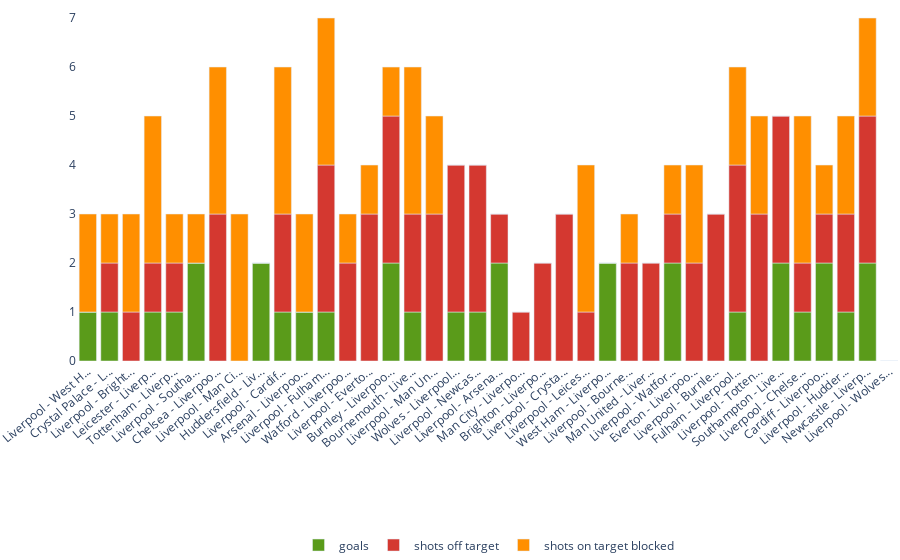

Notebook source saved alongside this figure:
### Code cell
df=d[d['player'] == 'Mohamed Salah']
dff=df.melt(id_vars=['match name', 'match short'], value_vars=['goals', 'shots off target', 'shots on target blocked'])
dff.columns=['Match', 'match short', 'Shot type', 'Number of shots']
fig=px.bar(dff, x='Match', y='Number of shots', color='Shot type', color_discrete_sequence=['#5A9B1A', '#D43830', '#FF8F00'])
fig.update_layout(margin=dict(t=0, l=0, r=0, b=10),
                plot_bgcolor="white",
                paper_bgcolor="white",
                legend=dict(
                        orientation="h",
                        yanchor="bottom",
                        y=-0.55,
                        xanchor="center",
                        x=0.5,
                        title=""
                    ),
                 xaxis = dict(
                        tickmode = 'array',
                        tickvals = list(range(len(dff['match short'].unique()))),
                        ticktext = dff['match short']
                    ),
                 )
fig.update_xaxes( title='', tickangle=320)
fig.update_yaxes(title='')
fig.show()

### Figure 1 — Plotly figure (JSON) as saved in the notebook; plotly's stock layout.template omitted (floating-point values rounded to 4 significant figures)
{"data": [{"alignmentgroup": "True", "hovertemplate": "Shot type=goals<br>Match=%{x}<br>Number of shots=%{y}<extra></extra>", "legendgroup": "goals", "marker": {"color": "#5A9B1A", "pattern": {"shape": ""}}, "name": "goals", "offsetgroup": "goals", "orientation": "v", "showlegend": true, "textposition": "auto", "type": "bar", "x": ["Liverpool - West Ham", "Crystal Palace - Liverpool", "Liverpool - Brighton", "Leicester - Liverpool", "Tottenham - Liverpool", "Liverpool - Southampton", "Chelsea - Liverpool", "Liverpool - Man City", "Huddersfield - Liverpool", "Liverpool - Cardiff", "Arsenal - Liverpool", "Liverpool - Fulham", "Watford - Liverpool", "Liverpool - Everton", "Burnley - Liverpool", "Bournemouth - Liverpool", "Liverpool - Man United", "Wolves - Liverpool", "Liverpool - Newcastle", "Liverpool - Arsenal", "Man City - Liverpool", "Brighton - Liverpool", "Liverpool - Crystal Palace", "Liverpool - Leicester", "West Ham - Liverpool", "Liverpool - Bournemouth", "Man United - Liverpool", "Liverpool - Watford", "Everton - Liverpool", "Liverpool - Burnley", "Fulham - Liverpool", "Liverpool - Tottenham", "Southampton - Liverpool", "Liverpool - Chelsea", "Cardiff - Liverpool", "Liverpool - Huddersfield", "Newcastle - Liverpool", "Liverpool - Wolves"], "xaxis": "x", "y": [1, 1, 0, 1, 1, 2, 0, 0, 2, 1, 1, 1, 0, 0, 2, 1, 0, 1, 1, 2, 0, 0, 0, 0, 2, 0, 0, 2, 0, 0, 1, 0, 2, 1, 2, 1, 2, 0], "yaxis": "y"}, {"alignmentgroup": "True", "hovertemplate": "Shot type=shots off target<br>Match=%{x}<br>Number of shots=%{y}<extra></extra>", "legendgroup": "shots off target", "marker": {"color": "#D43830", "pattern": {"shape": ""}}, "name": "shots off target", "offsetgroup": "shots off target", "orientation": "v", "showlegend": true, "textposition": "auto", "type": "bar", "x": ["Liverpool - West Ham", "Crystal Palace - Liverpool", "Liverpool - Brighton", "Leicester - Liverpool", "Tottenham - Liverpool", "Liverpool - Southampton", "Chelsea - Liverpool", "Liverpool - Man City", "Huddersfield - Liverpool", "Liverpool - Cardiff", "Arsenal - Liverpool", "Liverpool - Fulham", "Watford - Liverpool", "Liverpool - Everton", "Burnley - Liverpool", "Bournemouth - Liverpool", "Liverpool - Man United", "Wolves - Liverpool", "Liverpool - Newcastle", "Liverpool - Arsenal", "Man City - Liverpool", "Brighton - Liverpool", "Liverpool - Crystal Palace", "Liverpool - Leicester", "West Ham - Liverpool", "Liverpool - Bournemouth", "Man United - Liverpool", "Liverpool - Watford", "Everton - Liverpool", "Liverpool - Burnley", "Fulham - Liverpool", "Liverpool - Tottenham", "Southampton - Liverpool", "Liverpool - Chelsea", "Cardiff - Liverpool", "Liverpool - Huddersfield", "Newcastle - Liverpool", "Liverpool - Wolves"], "xaxis": "x", "y": [0, 1, 1, 1, 1, 0, 3, 0, 0, 2, 0, 3, 2, 3, 3, 2, 3, 3, 3, 1, 1, 2, 3, 1, 0, 2, 2, 1, 2, 3, 3, 3, 3, 1, 1, 2, 3, 0], "yaxis": "y"}, {"alignmentgroup": "True", "hovertemplate": "Shot type=shots on target blocked<br>Match=%{x}<br>Number of shots=%{y}<extra></extra>", "legendgroup": "shots on target blocked", "marker": {"color": "#FF8F00", "pattern": {"shape": ""}}, "name": "shots on target blocked", "offsetgroup": "shots on target blocked", "orientation": "v", "showlegend": true, "textposition": "auto", "type": "bar", "x": ["Liverpool - West Ham", "Crystal Palace - Liverpool", "Liverpool - Brighton", "Leicester - Liverpool", "Tottenham - Liverpool", "Liverpool - Southampton", "Chelsea - Liverpool", "Liverpool - Man City", "Huddersfield - Liverpool", "Liverpool - Cardiff", "Arsenal - Liverpool", "Liverpool - Fulham", "Watford - Liverpool", "Liverpool - Everton", "Burnley - Liverpool", "Bournemouth - Liverpool", "Liverpool - Man United", "Wolves - Liverpool", "Liverpool - Newcastle", "Liverpool - Arsenal", "Man City - Liverpool", "Brighton - Liverpool", "Liverpool - Crystal Palace", "Liverpool - Leicester", "West Ham - Liverpool", "Liverpool - Bournemouth", "Man United - Liverpool", "Liverpool - Watford", "Everton - Liverpool", "Liverpool - Burnley", "Fulham - Liverpool", "Liverpool - Tottenham", "Southampton - Liverpool", "Liverpool - Chelsea", "Cardiff - Liverpool", "Liverpool - Huddersfield", "Newcastle - Liverpool", "Liverpool - Wolves"], "xaxis": "x", "y": [2, 1, 2, 3, 1, 1, 3, 3, 0, 3, 2, 3, 1, 1, 1, 3, 2, 0, 0, 0, 0, 0, 0, 3, 0, 1, 0, 1, 2, 0, 2, 2, 0, 3, 1, 2, 2, 0], "yaxis": "y"}], "layout": {"autosize": true, "barmode": "relative", "legend": {"orientation": "h", "title": {"text": ""}, "tracegroupgap": 0, "x": 0.5, "xanchor": "center", "y": -0.55, "yanchor": "bottom"}, "margin": {"b": 10, "l": 0, "r": 0, "t": 0}, "paper_bgcolor": "white", "plot_bgcolor": "white", "xaxis": {"anchor": "y", "autorange": true, "domain": [0, 1], "range": [-0.5, 37.5], "tickangle": -40, "tickmode": "array", "ticktext": ["Liverpool - West H...", "Crystal Palace - L...", "Liverpool - Bright...", "Leicester - Liverp...", "Tottenham - Liverp...", "Liverpool - Southa...", "Chelsea - Liverpoo...", "Liverpool - Man Ci...", "Huddersfield - Liv...", "Liverpool - Cardif...", "Arsenal - Liverpoo...", "Liverpool - Fulham...", "Watford - Liverpoo...", "Liverpool - Everto...", "Burnley - Liverpoo...", "Bournemouth - Live...", "Liverpool - Man Un...", "Wolves - Liverpool...", "Liverpool - Newcas...", "Liverpool - Arsena...", "Man City - Liverpo...", "Brighton - Liverpo...", "Liverpool - Crysta...", "Liverpool - Leices...", "West Ham - Liverpo...", "Liverpool - Bourne...", "Man United - Liver...", "Liverpool - Watfor...", "Everton - Liverpoo...", "Liverpool - Burnle...", "Fulham - Liverpool...", "Liverpool - Totten...", "Southampton - Live...", "Liverpool - Chelse...", "Cardiff - Liverpoo...", "Liverpool - Hudder...", "Newcastle - Liverp...", "Liverpool - Wolves...", "Liverpool - West H...", "Crystal Palace - L...", "Liverpool - Bright...", "Leicester - Liverp...", "Tottenham - Liverp...", "Liverpool - Southa...", "Chelsea - Liverpoo...", "Liverpool - Man Ci...", "Huddersfield - Liv...", "Liverpool - Cardif...", "Arsenal - Liverpoo...", "Liverpool - Fulham...", "Watford - Liverpoo...", "Liverpool - Everto...", "Burnley - Liverpoo...", "Bournemouth - Live...", "Liverpool - Man Un...", "Wolves - Liverpool...", "Liverpool - Newcas...", "Liverpool - Arsena...", "Man City - Liverpo...", "Brighton - Liverpo...", "Liverpool - Crysta...", "Liverpool - Leices...", "West Ham - Liverpo...", "Liverpool - Bourne...", "Man United - Liver...", "Liverpool - Watfor...", "Everton - Liverpoo...", "Liverpool - Burnle...", "Fulham - Liverpool...", "Liverpool - Totten...", "Southampton - Live...", "Liverpool - Chelse...", "Cardiff - Liverpoo...", "Liverpool - Hudder...", "Newcastle - Liverp...", "Liverpool - Wolves...", "Liverpool - West H...", "Crystal Palace - L...", "Liverpool - Bright...", "Leicester - Liverp...", "Tottenham - Liverp...", "Liverpool - Southa...", "Chelsea - Liverpoo...", "Liverpool - Man Ci...", "Huddersfield - Liv...", "Liverpool - Cardif...", "Arsenal - Liverpoo...", "Liverpool - Fulham...", "Watford - Liverpoo...", "Liverpool - Everto...", "Burnley - Liverpoo...", "Bournemouth - Live...", "Liverpool - Man Un...", "Wolves - Liverpool...", "Liverpool - Newcas...", "Liverpool - Arsena...", "Man City - Liverpo...", "Brighton - Liverpo...", "Liverpool - Crysta...", "Liverpool - Leices...", "West Ham - Liverpo...", "Liverpool - Bourne...", "Man United - Liver...", "Liverpool - Watfor...", "Everton - Liverpoo...", "Liverpool - Burnle...", "Fulham - Liverpool...", "Liverpool - Totten...", "Southampton - Live...", "Liverpool - Chelse...", "Cardiff - Liverpoo...", "Liverpool - Hudder...", "Newcastle - Liverp...", "Liverpool - Wolves..."], "tickvals": [0, 1, 2, 3, 4, 5, 6, 7, 8, 9, 10, 11, 12, 13, 14, 15, 16, 17, 18, 19, 20, 21, 22, 23, 24, 25, 26, 27, 28, 29, 30, 31, 32, 33, 34, 35, 36, 37], "title": {"text": ""}, "type": "category"}, "yaxis": {"anchor": "x", "autorange": true, "domain": [0, 1], "range": [0, 7.368], "title": {"text": ""}, "type": "linear"}}}
